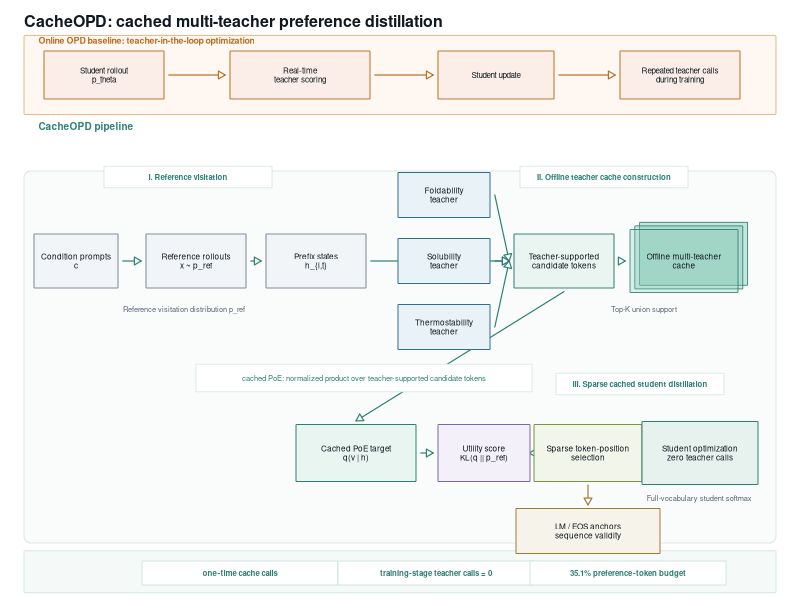
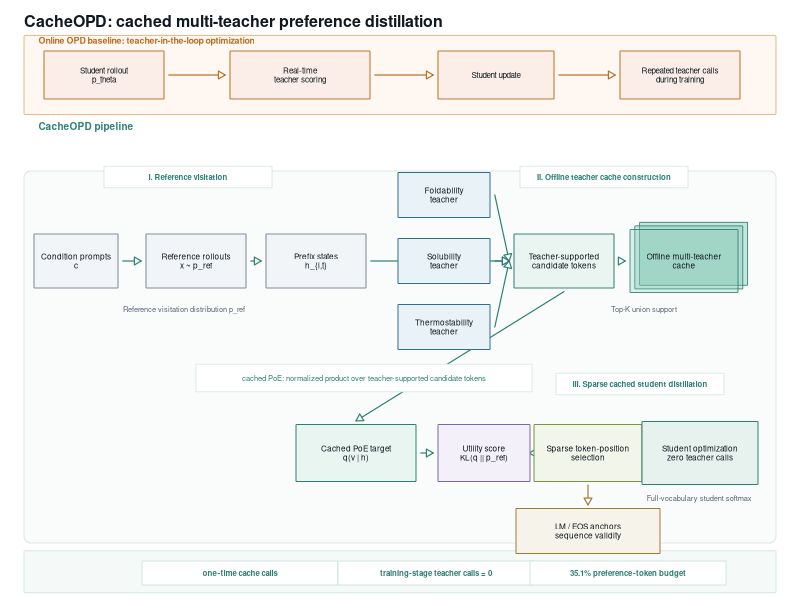

Here is the R script that generated these plots, in order:
#!/usr/bin/env Rscript

suppressPackageStartupMessages({
  library(grid)
})

args <- commandArgs(trailingOnly = TRUE)
get_arg <- function(name, default = NULL) {
  hit <- which(args == name)
  if (length(hit) == 0 || hit == length(args)) return(default)
  args[[hit + 1]]
}

root <- normalizePath(get_arg("--root", "."), mustWork = TRUE)
out_root <- file.path(root, "paper_figures_cacheopd")
fig_dir <- file.path(out_root, "figures_editable")
src_dir <- file.path(out_root, "source_data")
qa_dir <- file.path(out_root, "figure_QA")
report_fig_dir <- file.path(root, "paper_md_report", "Report MD", "figures")
report_src_dir <- file.path(root, "paper_md_report", "Report MD", "source_data")
dir.create(fig_dir, recursive = TRUE, showWarnings = FALSE)
dir.create(src_dir, recursive = TRUE, showWarnings = FALSE)
dir.create(qa_dir, recursive = TRUE, showWarnings = FALSE)
dir.create(report_fig_dir, recursive = TRUE, showWarnings = FALSE)
dir.create(report_src_dir, recursive = TRUE, showWarnings = FALSE)

stem <- "figure1_cacheopd_memt_style_framework"
width_mm <- as.numeric(get_arg("--width_mm", "183"))
height_mm <- as.numeric(get_arg("--height_mm", "112"))
dpi <- as.numeric(get_arg("--dpi", "600"))

col <- list(
  ink = "#101820",
  muted = "#596273",
  grid = "#E8EDF2",
  blue = "#86BBD8",
  blue_dark = "#2F6F8F",
  green = "#7FC6B2",
  green_dark = "#2D7F73",
  orange = "#E3A35C",
  orange_dark = "#B96F22",
  red = "#D77A61",
  red_dark = "#B95040",
  violet = "#A99AD6",
  gray = "#F3F5F7",
  gray2 = "#E9EDF2",
  white = "#FFFFFF"
)

nodes <- data.frame(
  id = c(
    "prompt", "rollout", "prefix", "teacher_fold", "teacher_sol", "teacher_thermo",
    "support", "cache", "poe", "utility", "select", "student", "anchors",
    "online_rollout", "online_teacher", "online_update", "online_repeat"
  ),
  stage = c(
    "I", "I", "I", "II", "II", "II", "II", "II", "II", "III", "III", "III", "III",
    "online", "online", "online", "online"
  ),
  x = c(
    0.095, 0.245, 0.395, 0.555, 0.555, 0.555,
    0.705, 0.855, 0.445, 0.605, 0.735, 0.875, 0.735,
    0.130, 0.375, 0.620, 0.850
  ),
  y = c(
    0.565, 0.565, 0.565, 0.675, 0.565, 0.455,
    0.565, 0.565, 0.245, 0.245, 0.245, 0.245, 0.115,
    0.875, 0.875, 0.875, 0.875
  ),
  w = c(
    0.105, 0.125, 0.125, 0.115, 0.115, 0.115,
    0.125, 0.135, 0.150, 0.115, 0.135, 0.145, 0.180,
    0.150, 0.175, 0.145, 0.150
  ),
  h = c(
    0.090, 0.090, 0.090, 0.075, 0.075, 0.075,
    0.090, 0.105, 0.095, 0.095, 0.095, 0.105, 0.075,
    0.080, 0.080, 0.080, 0.080
  ),
  label = c(
    "Condition prompts\nc",
    "Reference rollouts\nx ~ p_ref",
    "Prefix states\nh_{i,t}",
    "Foldability\nteacher",
    "Solubility\nteacher",
    "Thermostability\nteacher",
    "Teacher-supported\ncandidate tokens",
    "Offline multi-teacher\ncache",
    "Cached PoE target\nq(v | h)",
    "Utility score\nKL(q || p_ref)",
    "Sparse token-position\nselection",
    "Student optimization\nzero teacher calls",
    "LM / EOS anchors\nsequence validity",
    "Student rollout\np_theta",
    "Real-time\nteacher scoring",
    "Student update",
    "Repeated teacher calls\nduring training"
  ),
  family = c(
    "input", "input", "input", "teacher", "teacher", "teacher",
    "support", "cache", "poe", "utility", "select", "student", "anchor",
    "online", "online", "online", "online"
  ),
  stringsAsFactors = FALSE
)

edges <- data.frame(
  from = c(
    "prompt", "rollout", "prefix",
    "teacher_fold", "teacher_sol", "teacher_thermo", "support",
    "support", "poe", "utility", "select", "select",
    "online_rollout", "online_teacher", "online_update"
  ),
  to = c(
    "rollout", "prefix", "support",
    "support", "support", "support", "cache",
    "poe", "utility", "select", "student", "anchors",
    "online_teacher", "online_update", "online_repeat"
  ),
  type = c(
    rep("main", 7), "main", "main", "main", "main", "anchor",
    "online", "online", "online"
  ),
  stringsAsFactors = FALSE
)

callouts <- data.frame(
  id = c("phase1", "phase2", "phase3", "eff1", "eff2", "eff3", "formula"),
  x = c(0.235, 0.755, 0.800, 0.300, 0.545, 0.785, 0.455),
  y = c(0.705, 0.705, 0.360, 0.045, 0.045, 0.045, 0.370),
  label = c(
    "I. Reference visitation",
    "II. Offline teacher cache construction",
    "III. Sparse cached student distillation",
    "one-time cache calls",
    "training-stage teacher calls = 0",
    "35.1% preference-token budget",
    "cached PoE: normalized product over teacher-supported candidate tokens"
  ),
  family = c("phase", "phase", "phase", "eff", "eff", "eff", "formula"),
  stringsAsFactors = FALSE
)

write.csv(nodes, file.path(src_dir, paste0(stem, "_nodes.csv")), row.names = FALSE)
write.csv(edges, file.path(src_dir, paste0(stem, "_edges.csv")), row.names = FALSE)
write.csv(callouts, file.path(src_dir, paste0(stem, "_callouts.csv")), row.names = FALSE)
write.csv(nodes, file.path(report_src_dir, paste0(stem, "_nodes.csv")), row.names = FALSE)
write.csv(edges, file.path(report_src_dir, paste0(stem, "_edges.csv")), row.names = FALSE)
write.csv(callouts, file.path(report_src_dir, paste0(stem, "_callouts.csv")), row.names = FALSE)

family_fill <- c(
  input = "#F2F5F8",
  teacher = "#E8F2F7",
  support = "#EAF4F0",
  cache = "#DDEFEA",
  poe = "#E9F5F1",
  utility = "#F4F0FA",
  select = "#F2F6EA",
  student = "#E7F2EF",
  anchor = "#F6F3EA",
  online = "#FBEDE7"
)
family_border <- c(
  input = "#7A8493",
  teacher = col$blue_dark,
  support = col$green_dark,
  cache = col$green_dark,
  poe = col$green_dark,
  utility = "#7B66AA",
  select = "#799345",
  student = col$green_dark,
  anchor = "#9A7A3B",
  online = col$orange_dark
)

node_by_id <- function(id) nodes[nodes$id == id, ][1, ]

draw_text <- function(label, x, y, size = 6.2, col_text = col$ink, fontface = "plain",
                      just = "centre", lineheight = 0.90) {
  grid.text(
    label,
    x = unit(x, "npc"),
    y = unit(y, "npc"),
    just = just,
    gp = gpar(fontsize = size, col = col_text, fontface = fontface, fontfamily = "Helvetica", lineheight = lineheight)
  )
}

draw_round <- function(x, y, w, h, fill, border, lwd = 1.0, r = 0.012) {
  grid.roundrect(
    x = unit(x, "npc"), y = unit(y, "npc"),
    width = unit(w, "npc"), height = unit(h, "npc"),
    r = unit(r, "npc"),
    gp = gpar(fill = fill, col = border, lwd = lwd)
  )
}

draw_arrow <- function(x1, y1, x2, y2, colour = col$muted, lwd = 1.2, curved = FALSE) {
  if (curved) {
    grid.curve(
      x1 = unit(x1, "npc"), y1 = unit(y1, "npc"),
      x2 = unit(x2, "npc"), y2 = unit(y2, "npc"),
      curvature = 0.30,
      square = FALSE,
      arrow = arrow(type = "closed", length = unit(2.2, "mm")),
      gp = gpar(col = colour, lwd = lwd, lineend = "round")
    )
  } else {
    grid.segments(
      x0 = unit(x1, "npc"), y0 = unit(y1, "npc"),
      x1 = unit(x2, "npc"), y1 = unit(y2, "npc"),
      arrow = arrow(type = "closed", length = unit(2.0, "mm")),
      gp = gpar(col = colour, lwd = lwd, lineend = "round")
    )
  }
}

draw_stacked_cache <- function(x, y, w, h) {
  for (i in 3:1) {
    draw_round(
      x + (i - 1) * 0.006, y + (i - 1) * 0.006,
      w, h,
      fill = adjustcolor(col$green, alpha.f = 0.18 + i * 0.08),
      border = col$green_dark,
      lwd = 0.8,
      r = 0.010
    )
  }
}

draw_node <- function(n) {
  if (n$family == "cache") {
    draw_stacked_cache(n$x, n$y, n$w, n$h)
  } else {
    draw_round(n$x, n$y, n$w, n$h, family_fill[[n$family]], family_border[[n$family]], 0.95)
  }
  draw_text(n$label, n$x, n$y, size = ifelse(n$family == "online", 5.8, 5.9), lineheight = 0.92)
}

draw_edge <- function(e) {
  a <- node_by_id(e$from)
  b <- node_by_id(e$to)
  colour <- ifelse(e$type == "online", col$orange_dark, ifelse(e$type == "anchor", "#9A7A3B", col$green_dark))
  curved <- e$from == "online_repeat" && e$to == "online_rollout"
  if (curved) {
    draw_arrow(a$x, a$y + a$h * 0.52, b$x, b$y + b$h * 0.52, colour = colour, lwd = 1.15, curved = TRUE)
    return()
  }
  dx <- b$x - a$x
  dy <- b$y - a$y
  if (abs(dx) >= abs(dy)) {
    x1 <- a$x + sign(dx) * a$w / 2 + sign(dx) * 0.006
    y1 <- a$y
    x2 <- b$x - sign(dx) * b$w / 2 - sign(dx) * 0.006
    y2 <- b$y
  } else {
    x1 <- a$x
    y1 <- a$y + sign(dy) * a$h / 2 + sign(dy) * 0.006
    x2 <- b$x
    y2 <- b$y - sign(dy) * b$h / 2 - sign(dy) * 0.006
  }
  draw_arrow(x1, y1, x2, y2, colour = colour, lwd = 1.15)
}

draw_figure <- function() {
  grid.newpage()
  grid.rect(gp = gpar(fill = col$white, col = NA))

  draw_text("CacheOPD: cached multi-teacher preference distillation", 0.030, 0.965,
            size = 11.5, fontface = "bold", just = c("left", "centre"))
  draw_text("Offline cache construction turns expensive multi-teacher OPD into reusable cached PoE targets for sparse student training.",
            0.030, 0.928, size = 6.7, col_text = col$muted, just = c("left", "centre"))

  draw_round(0.500, 0.875, 0.940, 0.132, fill = "#FFF8F2", border = "#E8B27C", lwd = 0.9, r = 0.018)
  draw_round(0.500, 0.405, 0.940, 0.620, fill = "#FAFCFB", border = "#D8E5E0", lwd = 0.9, r = 0.018)
  draw_round(0.500, 0.047, 0.940, 0.070, fill = "#F5FAF8", border = "#CAE2DA", lwd = 0.8, r = 0.018)

  draw_text("Online OPD baseline: teacher-in-the-loop optimization", 0.048, 0.933,
            size = 6.4, fontface = "bold", col_text = col$orange_dark, just = c("left", "centre"))
  draw_text("CacheOPD pipeline", 0.048, 0.790,
            size = 7.2, fontface = "bold", col_text = col$green_dark, just = c("left", "centre"))

  for (i in seq_len(nrow(callouts))) {
    cc <- callouts[i, ]
    if (cc$family == "phase") {
      draw_round(cc$x, cc$y, 0.210, 0.036, fill = "#FFFFFF", border = "#D4E4DE", lwd = 0.8, r = 0.010)
      draw_text(cc$label, cc$x, cc$y, size = 5.6, fontface = "bold", col_text = col$green_dark)
    }
  }

  for (i in seq_len(nrow(edges))) draw_edge(edges[i, ])
  for (i in seq_len(nrow(nodes))) draw_node(nodes[i, ])

  draw_round(0.455, 0.370, 0.420, 0.046, fill = "#FFFFFF", border = "#D4E4DE", lwd = 0.75, r = 0.010)
  draw_text(callouts$label[callouts$id == "formula"], 0.455, 0.370, size = 5.5, col_text = col$green_dark)

  eff <- callouts[callouts$family == "eff", ]
  for (i in seq_len(nrow(eff))) {
    draw_round(eff$x[i], eff$y[i], 0.245, 0.040, fill = "#FFFFFF", border = "#C7DED6", lwd = 0.75, r = 0.012)
    draw_text(eff$label[i], eff$x[i], eff$y[i], size = 5.7, col_text = col$green_dark, fontface = "bold")
  }

  draw_text("Reference visitation distribution p_ref", 0.230, 0.485, size = 5.4, col_text = col$muted)
  draw_text("Top-K union support", 0.805, 0.485, size = 5.4, col_text = col$muted)
  draw_text("Full-vocabulary student softmax", 0.874, 0.170, size = 5.4, col_text = col$muted)
}

save_all <- function(base_path, width_mm_use = width_mm, height_mm_use = height_mm) {
  w <- width_mm_use / 25.4
  h <- height_mm_use / 25.4
  svg(paste0(base_path, ".svg"), width = w, height = h, family = "Helvetica", onefile = TRUE)
  draw_figure()
  dev.off()
  grDevices::cairo_pdf(paste0(base_path, ".pdf"), width = w, height = h, family = "Helvetica")
  draw_figure()
  dev.off()
  png(paste0(base_path, ".png"), width = w, height = h, units = "in", res = dpi, type = "cairo")
  draw_figure()
  dev.off()
}

base_editable <- file.path(fig_dir, stem)
save_all(base_editable)

for (ext in c("svg", "pdf", "png")) {
  file.copy(
    file.path(fig_dir, paste0(stem, ".", ext)),
    file.path(report_fig_dir, paste0(stem, ".", ext)),
    overwrite = TRUE
  )
}

writeLines(c(
  "Figure: Mem-T-style CacheOPD method framework.",
  "Core conclusion: CacheOPD moves multi-teacher preference acquisition to an offline cache and trains the student from cached PoE targets over teacher-supported candidate tokens.",
  "Source data: source_data/figure1_cacheopd_memt_style_framework_nodes.csv, edges.csv, callouts.csv.",
  "Outputs: SVG/PDF/PNG in paper_figures_cacheopd/figures_editable and paper_md_report/Report MD/figures.",
  "No expensive generation or scoring is performed by this script."
), file.path(qa_dir, paste0(stem, "_QA_notes.txt")))

cat("[OK] Mem-T-style method figure -> ", base_editable, ".svg\n", sep = "")
cat("[OK] Report copies -> ", file.path(report_fig_dir, paste0(stem, ".svg")), "\n", sep = "")
cat("[OK] Source data -> ", file.path(src_dir, paste0(stem, "_nodes.csv")), "\n", sep = "")
